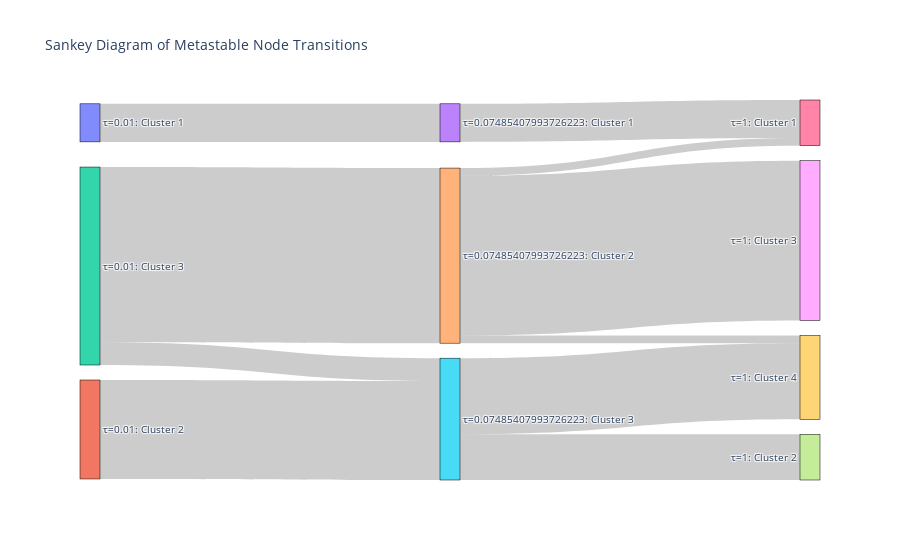

Source (notebook cell):
### Code cell
# Example for a network with 10 nodes and 3 τ time scales.
plot_sankey(partitions, tau_values)
partdict_tau = identify_switching_nodes(partitions, tau_values)

### Figure 1 — Plotly figure (JSON) as saved in the notebook; plotly's stock layout.template omitted (floating-point values rounded to 4 significant figures)
{"data": [{"link": {"source": [1, 2, 0, 2, 5, 4, 5, 4, 3, 4], "target": [5, 4, 3, 5, 7, 8, 9, 6, 6, 9], "value": [13, 23, 5, 3, 6, 21, 10, 1, 5, 1]}, "node": {"label": ["τ=0.01: Cluster 1", "τ=0.01: Cluster 2", "τ=0.01: Cluster 3", "τ=0.07485407993726223: Cluster 1", "τ=0.07485407993726223: Cluster 2", "τ=0.07485407993726223: Cluster 3", "τ=1: Cluster 1", "τ=1: Cluster 2", "τ=1: Cluster 3", "τ=1: Cluster 4"], "line": {"color": "black", "width": 0.5}, "pad": 15, "thickness": 20}, "type": "sankey"}], "layout": {"font": {"size": 10}, "title": {"text": "Sankey Diagram of Metastable Node Transitions"}}}
